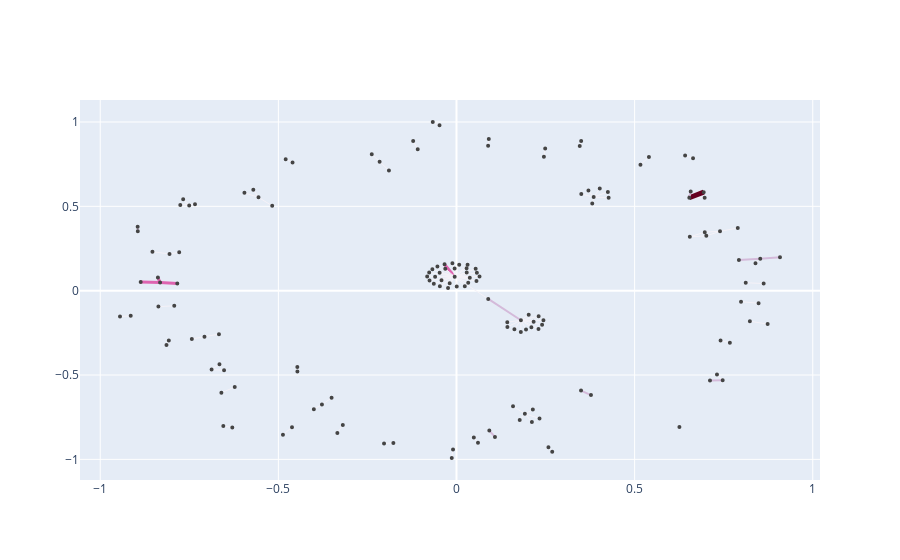

Write notebook code for a chart like this one.
### Code cell
applyLayout(businessGraph_usertop3, nx.spring_layout)
configure_plotly_browser_state()
plotNetwork_usertop3(businessGraph_usertop3)
